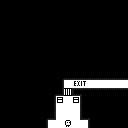

This game map was drawn from its Tiled (.tmx) file and the tilesets committed beside it. A one-line description and the full map source follow:
An orthogonal 16x16 tile map with 8x8 px tiles, 5 tile layers (floor, things, walls, walls, ...).

<map version="1.10" tiledversion="1.11.1" orientation="orthogonal" renderorder="right-down" width="16" height="16" tilewidth="8" tileheight="8" infinite="0" nextlayerid="17" nextobjectid="1">
 <properties>
  <property name="intro">Use the W,A,S,D keys to move about.
Collect the treasure chests to unlock the exit. </property>
  <property name="next_level" value="lvl02" />
 </properties>
 <tileset firstgid="1" name="basic_32x32" tilewidth="8" tileheight="8" tilecount="1024" columns="32">
  <image source="../basic_32x32.png" width="256" height="256" />
  <tile id="32" type="player" />
  <tile id="64" type="treasure" />
  <tile id="96" type="door" />
  <tile id="97" type="exit" />
  <tile id="98" type="exit" />
  <tile id="100" type="grate" />
  <tile id="128" type="monster" />
 </tileset>
 <layer id="7" name="floor" class="floor" width="16" height="16">
  <data encoding="csv">
0,0,0,0,0,0,0,0,0,0,0,0,0,0,0,0,
0,0,0,0,0,0,0,0,0,0,0,0,0,0,0,0,
0,0,0,0,0,0,0,0,0,0,0,0,0,0,0,0,
0,0,0,0,0,0,0,0,0,0,0,0,0,0,0,0,
0,0,0,0,0,0,0,0,0,0,0,0,0,0,0,0,
0,0,0,0,0,0,0,0,0,0,0,0,0,0,0,0,
0,0,0,0,0,0,0,0,0,0,0,0,0,0,0,0,
0,0,0,0,0,0,0,0,0,0,0,0,0,0,0,0,
0,0,0,0,0,0,0,0,0,0,0,0,0,0,0,0,
0,0,0,0,0,0,0,0,0,0,0,0,0,0,0,0,
0,0,0,0,0,0,0,0,35,35,35,35,35,35,35,35,
0,0,0,0,0,0,0,0,35,0,0,0,0,0,0,0,
0,0,0,0,0,0,0,35,35,35,0,0,0,0,0,0,
0,0,0,0,0,0,0,35,35,35,0,0,0,0,0,0,
0,0,0,0,0,0,0,35,35,35,0,0,0,0,0,0,
0,0,0,0,0,0,35,35,35,35,35,0,0,0,0,0
</data>
 </layer>
 <layer id="13" name="things" class="things" width="16" height="16">
  <data encoding="csv">
0,0,0,0,0,0,0,0,0,0,0,0,0,0,0,0,
0,0,0,0,0,0,0,0,0,0,0,0,0,0,0,0,
0,0,0,0,0,0,0,0,0,0,0,0,0,0,0,0,
0,0,0,0,0,0,0,0,0,0,0,0,0,0,0,0,
0,0,0,0,0,0,0,0,0,0,0,0,0,0,0,0,
0,0,0,0,0,0,0,0,0,0,0,0,0,0,0,0,
0,0,0,0,0,0,0,0,0,0,0,0,0,0,0,0,
0,0,0,0,0,0,0,0,0,0,0,0,0,0,0,0,
0,0,0,0,0,0,0,0,0,0,0,0,0,0,0,0,
0,0,0,0,0,0,0,0,0,0,0,0,0,0,0,0,
0,0,0,0,0,0,0,0,0,98,99,0,0,0,0,0,
0,0,0,0,0,0,0,0,101,0,0,0,0,0,0,0,
0,0,0,0,0,0,0,65,0,65,0,0,0,0,0,0,
0,0,0,0,0,0,0,0,0,0,0,0,0,0,0,0,
0,0,0,0,0,0,0,0,0,0,0,0,0,0,0,0,
0,0,0,0,0,0,0,0,33,0,0,0,0,0,0,0
</data>
 </layer>
 <layer id="14" name="walls" class="walls" width="16" height="16">
  <data encoding="csv">
0,0,0,0,0,0,0,0,0,0,0,0,0,0,0,0,
0,0,0,0,0,0,0,0,0,0,0,0,0,0,0,0,
0,0,0,0,0,0,0,0,0,0,0,0,0,0,0,0,
0,0,0,0,0,0,0,0,0,0,0,0,0,0,0,0,
0,0,0,0,0,0,0,0,0,0,0,0,0,0,0,0,
0,0,0,0,0,0,0,0,0,0,0,0,0,0,0,0,
0,0,0,0,0,0,0,0,0,0,0,0,0,0,0,0,
0,0,0,0,0,0,0,0,0,0,0,0,0,0,0,0,
0,0,0,0,0,0,0,0,0,0,0,0,0,0,0,0,
0,0,0,0,0,0,0,0,3,3,3,3,3,3,3,3,
0,0,0,0,0,0,0,34,0,0,0,0,0,0,0,0,
0,0,0,0,0,0,0,34,0,67,67,67,67,67,67,67,
0,0,0,0,0,0,34,0,0,0,36,0,0,0,0,0,
0,0,0,0,0,0,34,0,0,0,36,0,0,0,0,0,
0,0,0,0,0,0,34,0,0,0,36,0,0,0,0,0,
0,0,0,0,0,34,0,0,0,0,0,36,0,0,0,0
</data>
 </layer>
 <layer id="15" name="walls" class="walls" width="16" height="16">
  <data encoding="csv">
0,0,0,0,0,0,0,0,0,0,0,0,0,0,0,0,
0,0,0,0,0,0,0,0,0,0,0,0,0,0,0,0,
0,0,0,0,0,0,0,0,0,0,0,0,0,0,0,0,
0,0,0,0,0,0,0,0,0,0,0,0,0,0,0,0,
0,0,0,0,0,0,0,0,0,0,0,0,0,0,0,0,
0,0,0,0,0,0,0,0,0,0,0,0,0,0,0,0,
0,0,0,0,0,0,0,0,0,0,0,0,0,0,0,0,
0,0,0,0,0,0,0,0,0,0,0,0,0,0,0,0,
0,0,0,0,0,0,0,0,0,0,0,0,0,0,0,0,
0,0,0,0,0,0,0,2,0,0,0,0,0,0,0,0,
0,0,0,0,0,0,0,0,0,0,0,0,0,0,0,0,
0,0,0,0,0,0,2,3,0,3,4,0,0,0,0,0,
0,0,0,0,0,0,0,0,0,0,0,0,0,0,0,0,
0,0,0,0,0,0,0,0,0,0,0,0,0,0,0,0,
0,0,0,0,0,2,3,0,0,0,3,4,0,0,0,0,
0,0,0,0,0,0,0,0,0,0,0,0,0,0,0,0
</data>
 </layer>
 <layer id="16" name="walls" class="walls" width="16" height="16">
  <data encoding="csv">
0,0,0,0,0,0,0,0,0,0,0,0,0,0,0,0,
0,0,0,0,0,0,0,0,0,0,0,0,0,0,0,0,
0,0,0,0,0,0,0,0,0,0,0,0,0,0,0,0,
0,0,0,0,0,0,0,0,0,0,0,0,0,0,0,0,
0,0,0,0,0,0,0,0,0,0,0,0,0,0,0,0,
0,0,0,0,0,0,0,0,0,0,0,0,0,0,0,0,
0,0,0,0,0,0,0,0,0,0,0,0,0,0,0,0,
0,0,0,0,0,0,0,0,0,0,0,0,0,0,0,0,
0,0,0,0,0,0,0,0,0,0,0,0,0,0,0,0,
0,0,0,0,0,0,0,0,0,0,0,0,0,0,0,0,
0,0,0,0,0,0,0,0,0,0,0,0,0,0,0,0,
0,0,0,0,0,0,0,0,0,36,0,0,0,0,0,0,
0,0,0,0,0,0,0,0,0,0,0,0,0,0,0,0,
0,0,0,0,0,0,0,0,0,0,0,0,0,0,0,0,
0,0,0,0,0,0,0,0,0,0,0,0,0,0,0,0,
0,0,0,0,0,0,0,0,0,0,0,0,0,0,0,0
</data>
 </layer>
</map>
